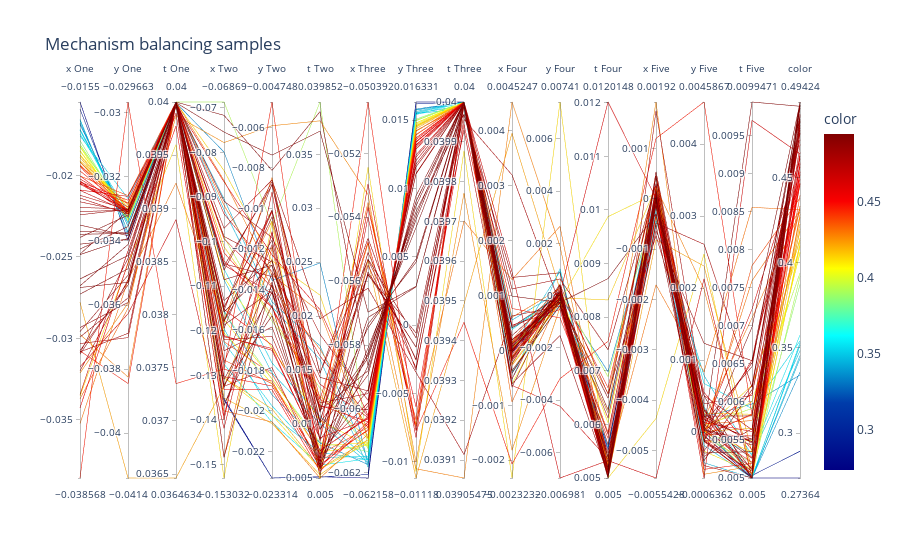
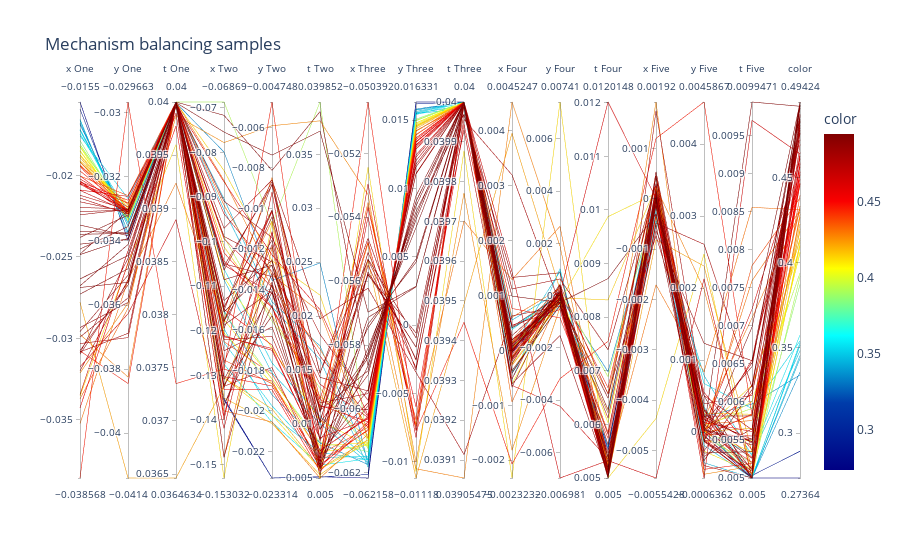

The cell these charts' notebook holds for them, in order:
### Markdown cell above
#### All variables

- Figure 1.

    Decent solutions seem to follow a pattern of trying to find the equilibrium between thickness and position. So the weights might be optimal with a determined mass value.

- Figure 2.

    The very best solutions have in common a non-flexible, almost fixed set of values for weights 1, 3, 4 and 5. Where 4 and 5 have a set of different thicknesses because their positions are 0, so the mass is not existant, since there's no area.

### Code cell
fig = px.parallel_coordinates(samples, title = "Mechanism balancing samples",
                            color = fitness,
                            labels=["x One", "y One", "t One", "x Two", "y Two", "t Two", "x Three", "y Three", "t Three", "x Four", "y Four", "t Four", "x Five", "y Five", "t Five", "Fitness"],
                            color_continuous_scale=px.colors.sequential.Jet)
fig.show()
fig = px.parallel_coordinates(samples[optimal], title = "Mechanism balancing samples",
                            color = fitness[optimal],
                            labels=["x One", "y One", "t One", "x Two", "y Two", "t Two", "x Three", "y Three", "t Three", "x Four", "y Four", "t Four", "x Five", "y Five", "t Five", "Fitness"],
                            color_continuous_scale=px.colors.sequential.Jet)
fig.show()
